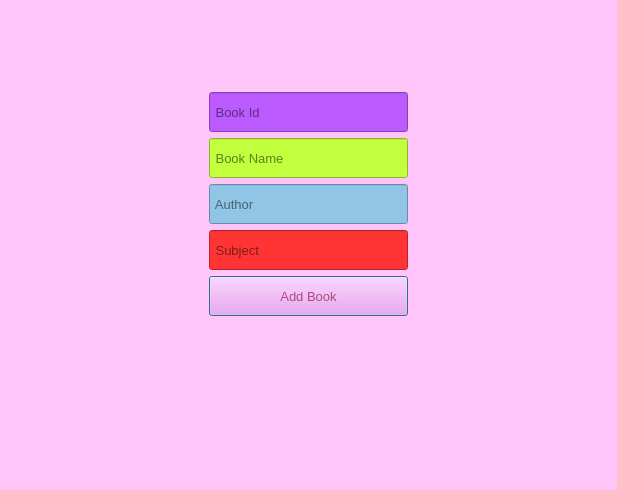
<?xml version="1.0" encoding="UTF-8"?>
<ui version="4.0">
 <class>Window_AddBook</class>
 <widget class="QDialog" name="Window_AddBook">
  <property name="geometry">
   <rect>
    <x>0</x>
    <y>0</y>
    <width>617</width>
    <height>490</height>
   </rect>
  </property>
  <property name="windowTitle">
   <string>Dialog</string>
  </property>
  <property name="styleSheet">
   <string notr="true">background-color: rgb(255, 197, 248);</string>
  </property>
  <layout class="QVBoxLayout" name="verticalLayout">
   <item>
    <layout class="QGridLayout" name="gridLayout">
     <item row="0" column="1">
      <widget class="QLabel" name="label">
       <property name="text">
        <string/>
       </property>
       <property name="pixmap">
        <pixmap resource="image.qrc">:/img/img/addbook.png</pixmap>
       </property>
      </widget>
     </item>
     <item row="3" column="1">
      <widget class="QLineEdit" name="lineEdit_AuthorName">
       <property name="maximumSize">
        <size>
         <width>230</width>
         <height>40</height>
        </size>
       </property>
       <property name="font">
        <font>
         <family>Microsoft Sans Serif</family>
         <pointsize>10</pointsize>
        </font>
       </property>
       <property name="styleSheet">
        <string notr="true">background-color: rgb(144, 197, 229);</string>
       </property>
       <property name="placeholderText">
        <string> Author     </string>
       </property>
      </widget>
     </item>
     <item row="7" column="1">
      <widget class="QLabel" name="label_2">
       <property name="text">
        <string/>
       </property>
      </widget>
     </item>
     <item row="1" column="1">
      <widget class="QLineEdit" name="lineEdit_BookId">
       <property name="maximumSize">
        <size>
         <width>230</width>
         <height>40</height>
        </size>
       </property>
       <property name="font">
        <font>
         <family>Microsoft Sans Serif</family>
         <pointsize>10</pointsize>
        </font>
       </property>
       <property name="styleSheet">
        <string notr="true">background-color: rgb(186, 90, 255);</string>
       </property>
       <property name="placeholderText">
        <string> Book Id     </string>
       </property>
      </widget>
     </item>
     <item row="5" column="1">
      <widget class="QPushButton" name="pushButton_AddBook">
       <property name="maximumSize">
        <size>
         <width>230</width>
         <height>40</height>
        </size>
       </property>
       <property name="font">
        <font>
         <family>Microsoft Sans Serif</family>
         <pointsize>10</pointsize>
        </font>
       </property>
       <property name="styleSheet">
        <string notr="true">background-color: rgba(255, 148, 241,0);
color: rgb(170, 76, 125);</string>
       </property>
       <property name="text">
        <string>Add Book</string>
       </property>
       <property name="icon">
        <iconset resource="image.qrc">
         <normaloff>:/img/img/Addicon.png</normaloff>:/img/img/Addicon.png</iconset>
       </property>
       <property name="iconSize">
        <size>
         <width>24</width>
         <height>24</height>
        </size>
       </property>
      </widget>
     </item>
     <item row="4" column="1">
      <widget class="QLineEdit" name="lineEdit_Subject">
       <property name="maximumSize">
        <size>
         <width>230</width>
         <height>40</height>
        </size>
       </property>
       <property name="font">
        <font>
         <family>Microsoft Sans Serif</family>
         <pointsize>10</pointsize>
        </font>
       </property>
       <property name="styleSheet">
        <string notr="true">background-color: rgb(255, 53, 53);</string>
       </property>
       <property name="placeholderText">
        <string> Subject    </string>
       </property>
      </widget>
     </item>
     <item row="2" column="1">
      <widget class="QLineEdit" name="lineEdit_BookName">
       <property name="maximumSize">
        <size>
         <width>230</width>
         <height>40</height>
        </size>
       </property>
       <property name="font">
        <font>
         <family>Microsoft Sans Serif</family>
         <pointsize>10</pointsize>
        </font>
       </property>
       <property name="styleSheet">
        <string notr="true">background-color: rgb(194, 255, 61);</string>
       </property>
       <property name="placeholderText">
        <string> Book Name</string>
       </property>
      </widget>
     </item>
     <item row="2" column="0">
      <spacer name="horizontalSpacer">
       <property name="orientation">
        <enum>Qt::Horizontal</enum>
       </property>
       <property name="sizeHint" stdset="0">
        <size>
         <width>40</width>
         <height>20</height>
        </size>
       </property>
      </spacer>
     </item>
     <item row="2" column="2">
      <spacer name="horizontalSpacer_2">
       <property name="orientation">
        <enum>Qt::Horizontal</enum>
       </property>
       <property name="sizeHint" stdset="0">
        <size>
         <width>40</width>
         <height>20</height>
        </size>
       </property>
      </spacer>
     </item>
     <item row="6" column="1">
      <widget class="QLabel" name="label_3">
       <property name="text">
        <string/>
       </property>
      </widget>
     </item>
    </layout>
   </item>
  </layout>
 </widget>
 <resources>
  <include location="image.qrc"/>
 </resources>
 <connections/>
</ui>
